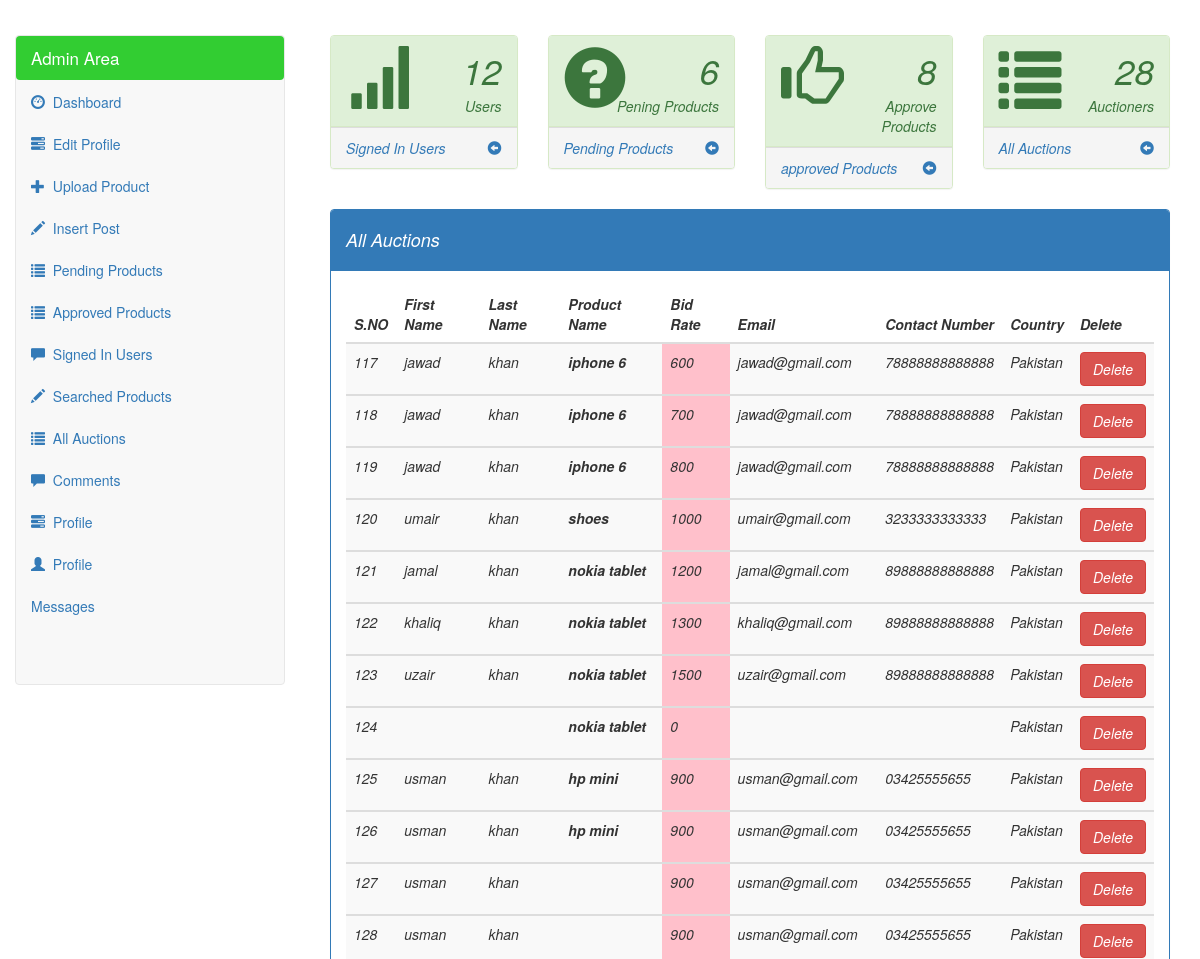
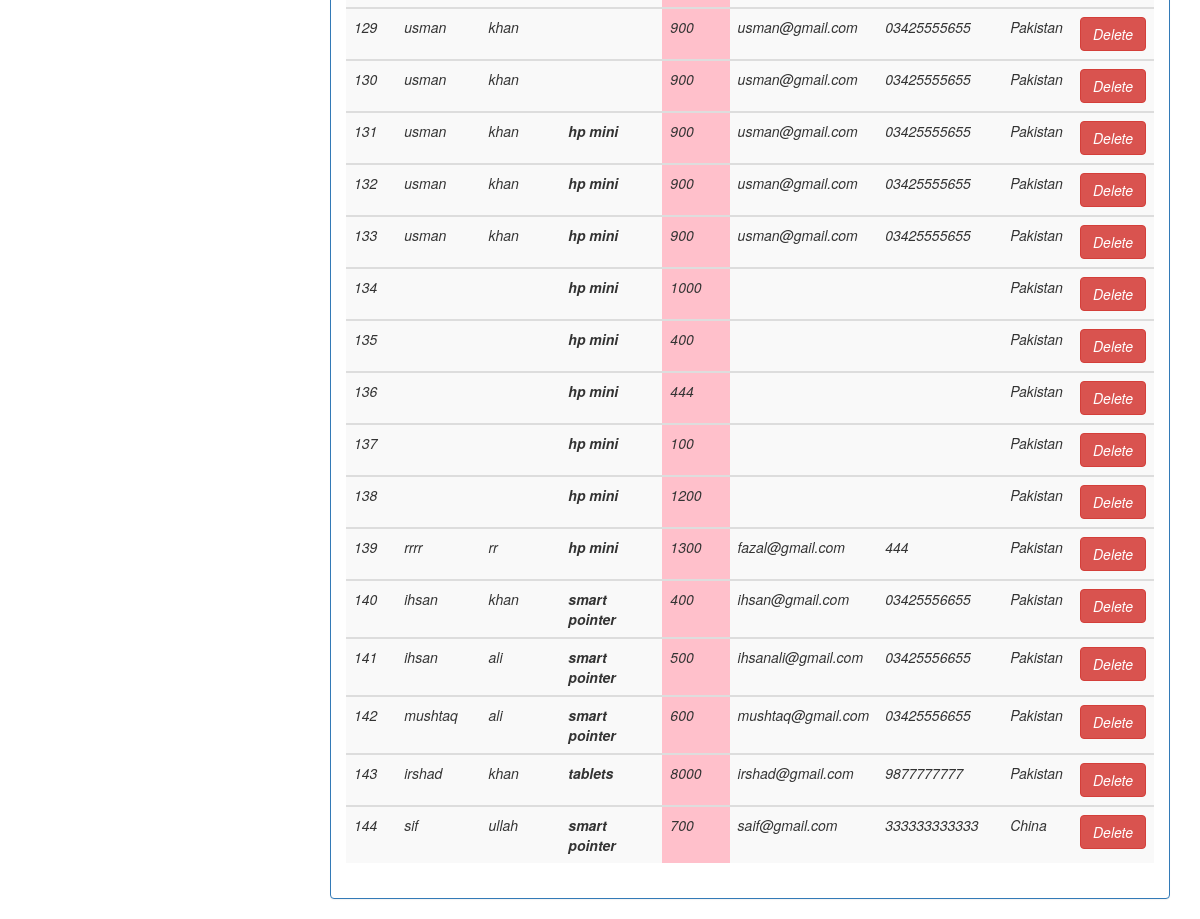
Screenshot of /admin/all_auctions.php (signed in) with the database file from the repository (2 pictures, top to bottom).
### tables this page shows
CREATE TABLE IF NOT EXISTS `bid_started_products` (
  `cus_id` int(100) NOT NULL,
  `product_name` text NOT NULL,
  `first_name` text NOT NULL,
  `last_name` text NOT NULL,
  `bid_rate` int(100) NOT NULL,
  `email` varchar(100) NOT NULL,
  `password` varchar(100) NOT NULL,
  `country` text NOT NULL,
  `contact` text NOT NULL
);

### admin/all_auctions.php (the view, shortened to what this page needs)
<?php
if(!isset($_SESSION['admin_email'])){
echo "<script>window.open('index.php','_self')</script>";
}
else{
	?>
<!DOCTYPE html>
<html>
<head>
<?php require_once 'parts/header.php'; ?>
</head>
<body>
<?php include('admin_left_area.php'); ?>
<div class="col-lg-12">
		<div class="panel panel-primary">
		<div class="panel-heading"><h4>All Auctions</h4></div>
		<div class="panel-body">
		<table class="table table-striped">
		<thead>
			<tr>
			   <th>S.NO</th>
			   <th>First Name</th>
			   <th>Last Name</th>
			     <th>Product Name</th>
			   <th>Bid Rate</th>
			    <th>Email</th>
			    <th>Contact Number</th>
			     <th>Country</th>
			     <th>Delete</th>
			</tr>
		</thead>
			 <?php
			include('connect.php');
       $query2=mysqli_query($con," SELECT * FROM bid_started_products ");
             while($row2=mysqli_fetch_array($query2)){
                 $serial=$row2['cus_id'];
                  $p_name=$row2['product_name'];
                  $first_name=$row2['first_name'];
                  $last_name=$row2['last_name'];
                  $bid_rate=$row2['bid_rate'];
                  $email=$row2['email'];
                  $contact=$row2['contact'];
                  $country=$row2['country'];
                  ?>
                  <?php
    echo "<tbody>
           <tr>
		     <td>$serial</td>
		     <td>$first_name</td>
		     <td>$last_name</td>
		       <th>$p_name</th>
		     <td style='background:pink;'>$bid_rate</td>
		     <td>$email</td>
		   <td>$contact</td>
		   <td>$country</td>
		<td><a href='all_auctions.php?reje=$email' class='btn btn-danger'>Delete</a></td>
		</tr>
		</tbody>";
	}
		?>
		</table>
        </div>
        </div>
        </div>
</body>
</html>
<?php } ?>

### rows the page displays
bid_started_products: cus_id "117", first_name "jawad", last_name "khan", product_name "iphone 6", bid_rate "600", email "jawad@gmail.com", contact "78888888888888", country "Pakistan"
bid_started_products: cus_id "118", first_name "jawad", last_name "khan", product_name "iphone 6", bid_rate "700", email "jawad@gmail.com", contact "78888888888888", country "Pakistan"
bid_started_products: cus_id "119", first_name "jawad", last_name "khan", product_name "iphone 6", bid_rate "800", email "jawad@gmail.com", contact "78888888888888", country "Pakistan"
bid_started_products: cus_id "120", first_name "umair", last_name "khan", product_name "shoes", bid_rate "1000", email "umair@gmail.com", contact "3233333333333", country "Pakistan"
bid_started_products: cus_id "121", first_name "jamal", last_name "khan", product_name "nokia tablet", bid_rate "1200", email "jamal@gmail.com", contact "89888888888888", country "Pakistan"
bid_started_products: cus_id "122", first_name "khaliq", last_name "khan", product_name "nokia tablet", bid_rate "1300", email "khaliq@gmail.com", contact "89888888888888", country "Pakistan"
bid_started_products: cus_id "123", first_name "uzair", last_name "khan", product_name "nokia tablet", bid_rate "1500", email "uzair@gmail.com", contact "89888888888888", country "Pakistan"
bid_started_products: cus_id "124", product_name "nokia tablet", bid_rate "0", country "Pakistan"
bid_started_products: cus_id "125", first_name "usman", last_name "khan", product_name "hp mini", bid_rate "900", email "usman@gmail.com", contact "03425555655", country "Pakistan"
bid_started_products: cus_id "126", first_name "usman", last_name "khan", product_name "hp mini", bid_rate "900", email "usman@gmail.com", contact "03425555655", country "Pakistan"
bid_started_products: cus_id "127", first_name "usman", last_name "khan", bid_rate "900", email "usman@gmail.com", contact "03425555655", country "Pakistan"
bid_started_products: cus_id "128", first_name "usman", last_name "khan", bid_rate "900", email "usman@gmail.com", contact "03425555655", country "Pakistan"
bid_started_products: cus_id "129", first_name "usman", last_name "khan", bid_rate "900", email "usman@gmail.com", contact "03425555655", country "Pakistan"
bid_started_products: cus_id "130", first_name "usman", last_name "khan", bid_rate "900", email "usman@gmail.com", contact "03425555655", country "Pakistan"
bid_started_products: cus_id "131", first_name "usman", last_name "khan", product_name "hp mini", bid_rate "900", email "usman@gmail.com", contact "03425555655", country "Pakistan"
bid_started_products: cus_id "132", first_name "usman", last_name "khan", product_name "hp mini", bid_rate "900", email "usman@gmail.com", contact "03425555655", country "Pakistan"
bid_started_products: cus_id "133", first_name "usman", last_name "khan", product_name "hp mini", bid_rate "900", email "usman@gmail.com", contact "03425555655", country "Pakistan"
bid_started_products: cus_id "134", product_name "hp mini", bid_rate "1000", country "Pakistan"
bid_started_products: cus_id "135", product_name "hp mini", bid_rate "400", country "Pakistan"
bid_started_products: cus_id "136", product_name "hp mini", bid_rate "444", country "Pakistan"
bid_started_products: cus_id "137", product_name "hp mini", bid_rate "100", country "Pakistan"
bid_started_products: cus_id "138", product_name "hp mini", bid_rate "1200", country "Pakistan"
bid_started_products: cus_id "139", first_name "rrrr", last_name "rr", product_name "hp mini", bid_rate "1300", email "fazal@gmail.com", contact "444", country "Pakistan"
bid_started_products: cus_id "140", first_name "ihsan", last_name "khan", product_name "smart pointer", bid_rate "400", email "ihsan@gmail.com", contact "03425556655", country "Pakistan"
bid_started_products: cus_id "141", first_name "ihsan", last_name "ali", product_name "smart pointer", bid_rate "500", email "ihsanali@gmail.com", contact "03425556655", country "Pakistan"
bid_started_products: cus_id "142", first_name "mushtaq", last_name "ali", product_name "smart pointer", bid_rate "600", email "mushtaq@gmail.com", contact "03425556655", country "Pakistan"
bid_started_products: cus_id "143", first_name "irshad", last_name "khan", product_name "tablets", bid_rate "8000", email "irshad@gmail.com", contact "9877777777", country "Pakistan"
bid_started_products: cus_id "144", first_name "sif", last_name "ullah", product_name "smart pointer", bid_rate "700", email "saif@gmail.com", contact "333333333333", country "China"

### other values shown
$id "12"
$id "6"
$id "8"
$count "28"
